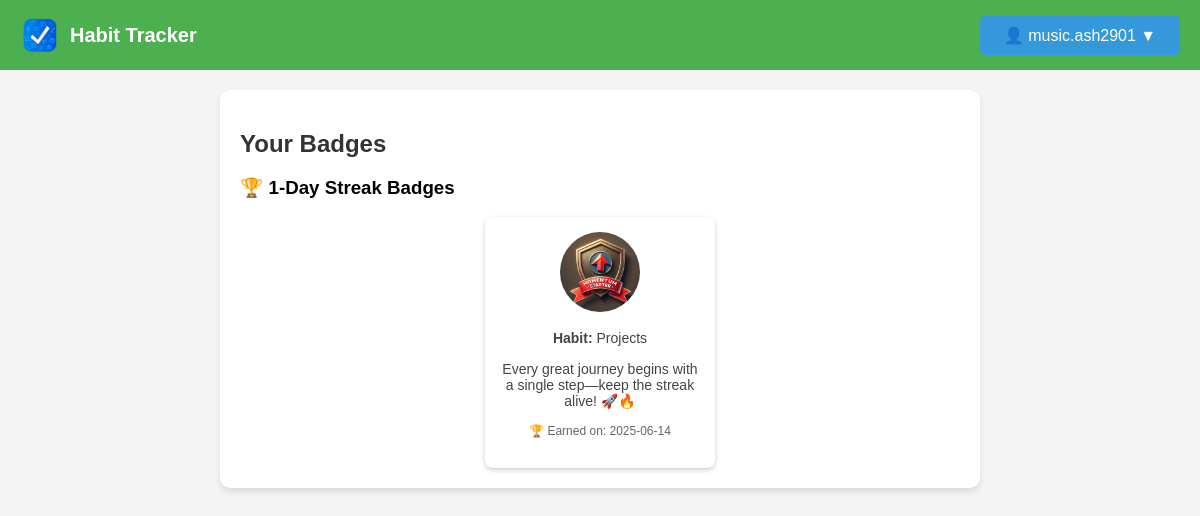
Screenshot of /badges (signed in) with the database file from the repository.
### models.py (models this page shows, shortened)
class UserBadge(db.Model):
    id = db.Column(db.Integer, primary_key=True)
    user_id = db.Column(db.Integer, db.ForeignKey('user.id'), nullable=False)
    habit_id = db.Column(db.Integer, db.ForeignKey('activity.id'), nullable=False)
    habit_name = db.Column(db.String(100))  # New column to store habit name
    badge_id = db.Column(db.Integer, db.ForeignKey('badge.id'), nullable=False)
    awarded_at = db.Column(db.DateTime, default=datetime.utcnow)
    user = db.relationship('User', backref=db.backref('earned_badges', lazy=True))
    badge = db.relationship('Badge', backref=db.backref('awarded_to', lazy=True))

class Badge(db.Model):
    id = db.Column(db.Integer, primary_key=True)
    name = db.Column(db.String(100), nullable=False, unique=True)  # Badge name
    description = db.Column(db.Text, nullable=True)  # Description
    streak_required = db.Column(db.Integer, nullable=False)  # Streak condition
    created_at = db.Column(db.DateTime, default=datetime.utcnow)
    image_filename = db.Column(db.String(255), nullable=False)

class Activity(db.Model):
    id = db.Column(db.Integer, primary_key=True)
    name = db.Column(db.String(120), nullable=False)
    user_id = db.Column(db.Integer, db.ForeignKey('user.id'), nullable=False)
    streak = db.Column(db.Integer, default=0)
    highest_streak = db.Column(db.Integer, default=0)
    days_completed = db.Column(db.Integer, default=0)
    last_completed = db.Column(db.DateTime, default=None)
    date_added = db.Column(db.Date, default=datetime.utcnow)
    status = db.Column(db.String(10), default='active')
    reminder_time = db.Column(db.Time, nullable=True)

### routes.py (the view)
@main_bp.route('/badges')
def badges():
    if 'user_id' not in session:
        flash("You need to log in first.", "danger")
        return redirect(url_for('main.login'))
    user_id = session['user_id']
    user_badges = UserBadge.query.filter_by(user_id=user_id).all()
    for badge in user_badges:
        badge.badge.name_escaped = json.dumps(badge.badge.name)
        badge.badge.description_escaped = json.dumps(badge.badge.description)
        badge.habit = Activity.query.get(badge.habit_id)
    streak_groups = {
        360: [],
        180: [],
        30: [],
        7: [],
        1: []
    }
    for badge in user_badges:
        if badge.badge and badge.badge.streak_required:
            if badge.badge.streak_required in streak_groups:
                streak_groups[badge.badge.streak_required].append(badge)
    sorted_streak_groups = {
        k: streak_groups[k] for k in sorted(streak_groups.keys(), reverse=True)
    }
    return render_template(
        'badges.html',
        username=session['username'],
        streak_groups=sorted_streak_groups
    )

### templates/badges.html (shortened to what this page needs)
<!DOCTYPE html>
<html lang="en">
  <head>
    <link
      rel="stylesheet"
      href="{{ url_for('static', filename='styles.css') }}"
    />
  </head>
  <body>
    <nav class="navbar">
      <div class="logo">
        <img
          src="{{ url_for('static', filename='logo.png') }}"
          alt="Habit Tracker Logo"
        />
        <span class="app-name">Habit Tracker</span>
      </div>
      <div class="nav-buttons">
        <div class="dropdown">
          <button class="dropbtn">👤 {{ session['username'] }} ▼</button>
        </div>
      </div>
    </nav>
    <div class="container">
      <h2>Your Badges</h2>
      {% if streak_groups %} {% for streak, badges in streak_groups.items() %}
      {% if badges %}
      <div class="badge-group">
        <h3>🏆 {{ streak }}-Day Streak Badges</h3>
        <div class="badge-grid">
          {% for badge in badges %}
          <div
            class="badge-card"
            onclick="openBadgeModal(
                      '{{ badge.badge.name }}',
                      '{{ badge.badge.description }}',
                      '{{ url_for('static', filename='badges/' + badge.badge.image_filename) }}',
                      '{% if badge.habit %}{{ badge.habit.name }}{% else %}{{ badge.habit_name }}{% endif %}'
                    )"
          >
            <img
              src="{{ url_for('static', filename='badges/' + badge.badge.image_filename) }}"
              alt="{{ badge.badge.name }}"
              title="{{ badge.badge.name }}"
              class="badge-img"
            />
            <p>
              <strong>Habit:</strong>
              {% if badge.habit %} {{ badge.habit.name }} {% else %} {{
              badge.habit_name }} {% endif %}
            </p>
            <p>{{ badge.badge.description }}</p>
            <p class="badge-earned">
              🏆 Earned on: {{ badge.awarded_at.strftime('%Y-%m-%d') }}
            </p>
          </div>
          {% endfor %}
        </div>
      </div>
      {% endif %} {% endfor %} {% else %}
      <p>
        No badges earned yet. Keep tracking your habits to unlock achievements!
      </p>
      {% endif %}
    </div>
  </body>
</html>

### static/styles.css (style rules this page uses)
body { margin: 0; padding: 0; font-family: Arial, sans-serif; background-color: #f4f4f4; }
.navbar { display: flex; justify-content: space-between; align-items: center; background-color: #4CAF50; padding: 15px 20px; color: white; }
.logo { display: flex; align-items: center; }
.logo img { width: 40px; height: 40px; margin-right: 10px; }
.app-name { font-size: 20px; font-weight: bold; }
.dropbtn { background-color: #3498db; color: white; padding: 10px 16px; font-size: 16px; border: none; cursor: pointer; border-radius: 5px; }
.dropdown { position: relative; display: inline-block; }
.container { width: 60%; margin: 20px auto; padding: 20px; background: white; box-shadow: 0px 4px 6px rgba(0, 0, 0, 0.1); border-radius: 10px; }
h2 { color: #333; margin-bottom: 15px; }
button { padding: 8px 12px; width: 200px; border: none; border-radius: 5px; font-size: 14px; cursor: pointer; transition: 0.3s ease-in-out; }
p { font-size: 14px; color: #444; margin-bottom: 15px; }
.badge-earned { font-size: 12px; color: #666; }
.badge-grid { display: flex; flex-wrap: wrap; gap: 15px; justify-content: center; }
.badge-card { background: #fff; padding: 15px; border-radius: 8px; box-shadow: 0 2px 5px rgba(0, 0, 0, 0.2); text-align: center; width: 200px; cursor: pointer; transition: transform 0.2s; }
.badge-img { width: 80px; height: 80px; border-radius: 50%; }

### rows the page displays
UserBadge: image_filename (picture), habit.name "Projects", badge.description "Every great journey begins with a single step—keep the streak alive! 🚀🔥", awarded_at "2025-06-14"

### other values shown
{{ session['username'] }} "music.ash2901"
{{ streak }} "1"
